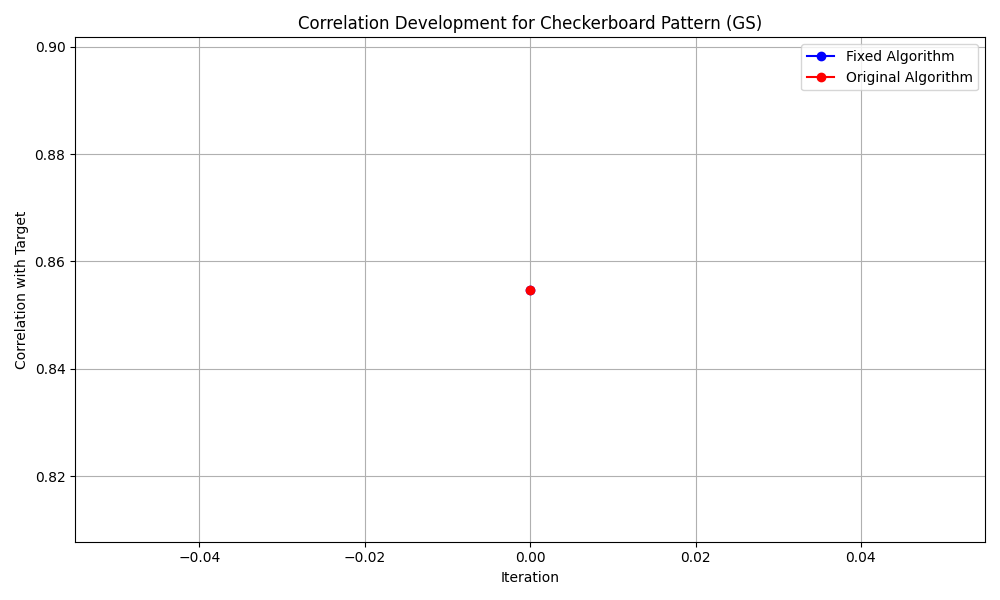
#> input picture algorithm_development/checkerboard_gs_correlation_development.png, 1000 x 600 px
$ python near_field_reconstruction.py
#> lines starting #> are read from the running program, lines starting #| are printed output that depends on the picture
import numpy as np
import cv2
import matplotlib.pyplot as plt
from matplotlib.widgets import Slider
from tkinter import filedialog
import tkinter as tk
import os

# Physical parameters
wavelength = 0.5e-6  # Initial wavelength (500 nm)
pixel_size = 8e-6    # SLM pixel size (8 µm)
distance = 0.1       # Initial propagation distance (10 cm)

# Algorithm parameters
image_size = 512     # Size of the image
num_iterations = 50  # Number of iterations for optimization
padding_factor = 2   # Padding factor for FFT

def propagate_asm(field, z, dx, wavelength):
    """
    Angular Spectrum Method for near-field propagation
    field: input complex field
    z: propagation distance
    dx: pixel size
    wavelength: wavelength of light
    """
    ny, nx = field.shape

    # Spatial frequencies
    kx = 2 * np.pi * np.fft.fftfreq(nx, d=dx)
    ky = 2 * np.pi * np.fft.fftfreq(ny, d=dx)
    KX, KY = np.meshgrid(kx, ky)

    # Wave number
    k = 2 * np.pi / wavelength

    # Transfer function
    H = np.exp(1j * z * np.sqrt(k**2 - KX**2 - KY**2 + 0j))
    H[KX**2 + KY**2 > k**2] = 0  # Filter evanescent waves

    # Propagate using angular spectrum
    F = np.fft.fft2(field)
    F_prop = F * H
    return np.fft.ifft2(F_prop)

def optimize_phase(target, input_beam, z, wavelength, pixel_size, num_iterations):
    """
    Optimize phase pattern using Gerchberg-Saxton algorithm
    """
    # Initialize random phase
    phase = 2 * np.pi * np.random.rand(*input_beam.shape)
    field = input_beam * np.exp(1j * phase)

    # Gerchberg-Saxton algorithm for near-field
    for i in range(num_iterations):
        # Forward propagation
        prop_field = propagate_asm(field, z, pixel_size, wavelength)

        # Apply amplitude constraint in target plane
        prop_field = np.sqrt(target) * np.exp(1j * np.angle(prop_field))

        # Back propagation
        field = propagate_asm(prop_field, -z, pixel_size, wavelength)

        # Apply amplitude constraint in SLM plane
        field = input_beam * np.exp(1j * np.angle(field))

        # Print progress
        if (i + 1) % 10 == 0:
            print(f"Iteration {i + 1}/{num_iterations}")

    return np.angle(field)

def main():
    # Create and hide root window
    root = tk.Tk()
    root.withdraw()

    # Open file dialog
    file_path = filedialog.askopenfilename(
        title="Choose target image",
        filetypes=[
            ("Image files", "*.png *.jpg *.jpeg *.bmp *.tiff"),
            ("All files", "*.*")
        ]
    )
#> the answer given: algorithm_development/checkerboard_gs_correlation_development.png

    if not file_path:
        print("No file selected. Exiting...")
        return

    # Load and preprocess target image
    target = cv2.imread(file_path, cv2.IMREAD_GRAYSCALE)
#> target: shape (600, 1000); min 0, max 255, mean 250.8
    if target is None:
        print(f"Error: Could not load image from {file_path}")
        return

    # Resize and normalize target image
    target = cv2.resize(target, (image_size, image_size))
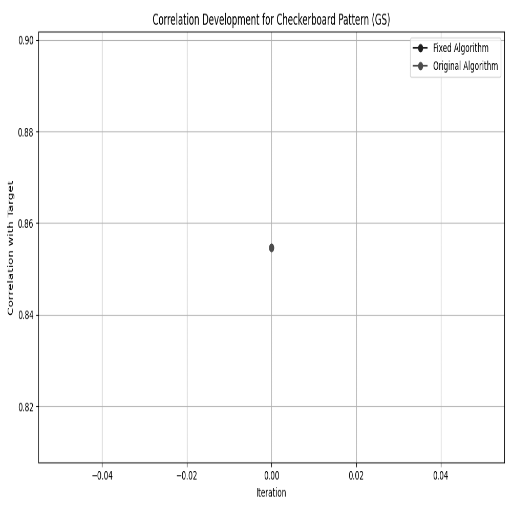
#> target: shape (512, 512); min 1, max 255, mean 250.6
    target = target.astype(float) / 255.0

    # Zero padding
    padded_size = image_size * padding_factor
    padded_target = np.zeros((padded_size, padded_size))
    start_idx_y = (padded_size - image_size) // 2
    end_idx_y = start_idx_y + image_size
    start_idx_x = (padded_size - image_size) // 2
    end_idx_x = start_idx_x + image_size
    padded_target[start_idx_y:end_idx_y, start_idx_x:end_idx_x] = target
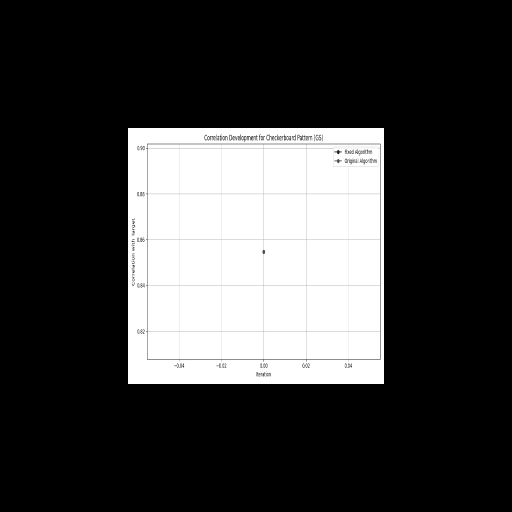
#> padded_target: shape (1024, 1024) float64 (shown at 1/2 size); min 0, max 1, mean 0.246

    # Create Gaussian input beam
    x = np.linspace(-1, 1, padded_size)
    y = np.linspace(-1, 1, padded_size)
    X, Y = np.meshgrid(x, y)
    R = np.sqrt(X**2 + Y**2)
    input_beam = np.exp(-R**2 / 0.5**2)

    # Create figure and subplots
    plt.ion()  # Turn on interactive mode
    fig = plt.figure(figsize=(15, 7))
    gs = fig.add_gridspec(2, 3, height_ratios=[4, 1])

    # Create axes for plots
    ax1 = fig.add_subplot(gs[0, 0])
    ax2 = fig.add_subplot(gs[0, 1])
    ax3 = fig.add_subplot(gs[0, 2])

    # Create axes for sliders
    ax_wavelength = fig.add_subplot(gs[1, 0])
    ax_distance = fig.add_subplot(gs[1, 1])

    # Plot input image
    ax1.imshow(target, cmap='gray')
    ax1.set_title('Target Image\n(832 x 624 pixels)')
    ax1.axis('equal')

    # Initial optimization
    final_phase = optimize_phase(padded_target, input_beam, distance, wavelength,
                               pixel_size, num_iterations)
#> in optimize_phase, `return np.angle(field)`:
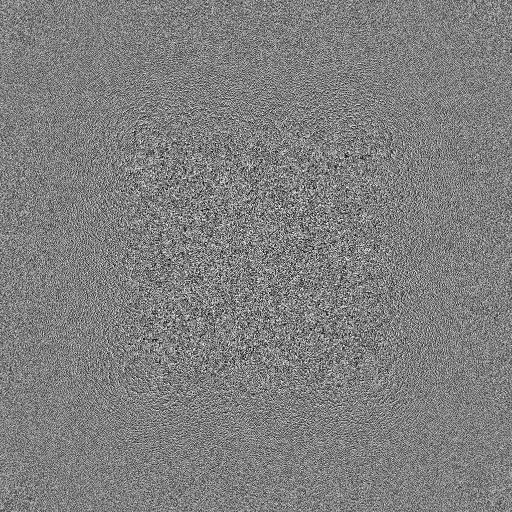
#> returned value: shape (1024, 1024) float64 (shown at 1/2 size); min -3.14, max 3.14, mean -0.000895; drawn with min black and max white

    # Initial reconstruction
    field = input_beam * np.exp(1j * final_phase)
    reconstructed_field = propagate_asm(field, distance, pixel_size, wavelength)
    reconstructed = np.abs(reconstructed_field)**2
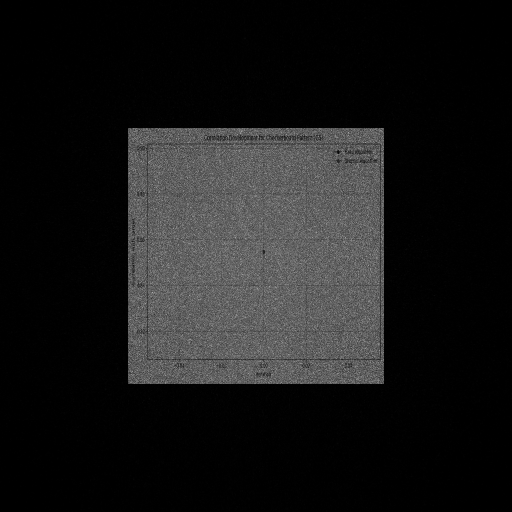
#> reconstructed: shape (1024, 1024) float64 (shown at 1/2 size); min 5.75e-10, max 0.857, mean 0.098

    # Plot phase pattern
    phase_plot = ax2.imshow(final_phase[start_idx_y:end_idx_y, start_idx_x:end_idx_x],
                          cmap='twilight', vmin=-np.pi, vmax=np.pi)
    ax2.set_title('SLM Phase Pattern\n(32 µm pixel size)')
    plt.colorbar(phase_plot, ax=ax2, label='Phase (rad)')
    ax2.axis('equal')

    # Plot reconstructed image
    recon_plot = ax3.imshow(reconstructed[start_idx_y:end_idx_y, start_idx_x:end_idx_x],
                           cmap='gray')
    ax3.set_title(f'Reconstructed Image\n(z = {distance*100:.1f} cm)')
    plt.colorbar(recon_plot, ax=ax3, label='Intensity')
    ax3.axis('equal')

    # Create sliders
    wavelength_slider = Slider(
        ax=ax_wavelength,
        label='Wavelength (nm)',
        valmin=400,
        valmax=700,
        valinit=wavelength*1e9,
        valfmt='%0.0f'
    )

#> (the run stopped early here; a loop or call above may not have finished)
